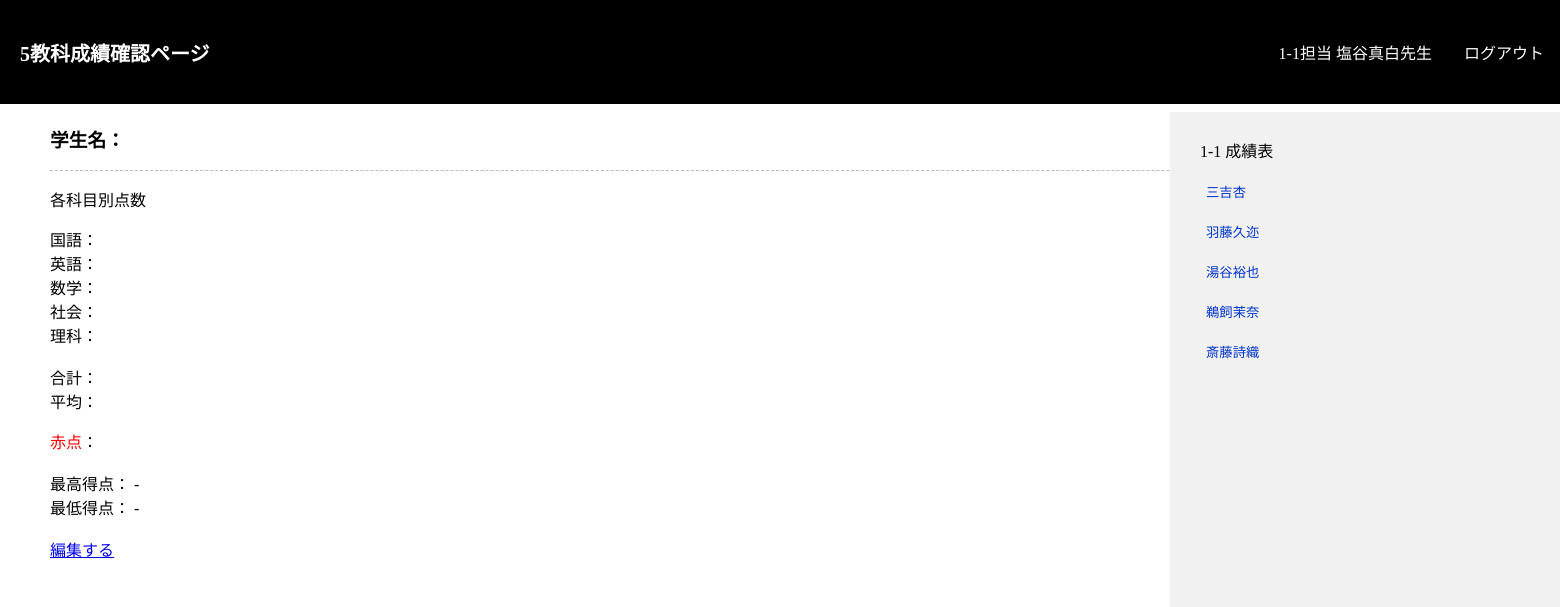
Page /check/data.php (signed in) on the committed database.
### tables this page shows
CREATE TABLE `student` (
  `id` bigint(20) UNSIGNED NOT NULL,
  `s_name` varchar(255) NOT NULL,
  `class` varchar(255) NOT NULL,
  `Japanese` int(11) DEFAULT NULL,
  `English` int(11) DEFAULT NULL,
  `Mathematicts` int(11) DEFAULT NULL,
  `Science` int(11) DEFAULT NULL,
  `Social_studies` int(11) DEFAULT NULL,
  `total` int(11) DEFAULT NULL,
  `average` int(11) DEFAULT NULL,
  `red` varchar(255) DEFAULT NULL,
  `max_sub` varchar(255) DEFAULT NULL,
  `max_score` int(11) DEFAULT NULL,
  `min_sub` varchar(255) DEFAULT NULL,
  `min_score` int(11) DEFAULT NULL
);

### func/function.php (called while the page is built, shortened)
<?php
function connect(): PDO
{
    $pdo = new PDO('mysql:host=localhost;dbname=school; charset=utf8mb4','root','');
    $pdo->setAttribute(PDO::ATTR_ERRMODE,PDO::ERRMODE_EXCEPTION);
    $pdo->setAttribute(PDO::ATTR_EMULATE_PREPARES,false);
    return $pdo;
}
function findStudent(string $class): ?array
{
    $pdo = connect();
    $sql = "SELECT * FROM student WHERE class = :class";
    $statement = $pdo->prepare($sql);
    $statement->bindValue(':class',$class,PDO::PARAM_STR);
    $statement->execute();
    $students = $statement->fetchAll(PDO::FETCH_ASSOC);
    return $students;
}
?>

### check/data.php (the view, shortened to what this page needs)
<?php declare(strict_types=1);
require "../func/function.php";
$t_name = $_SESSION['t_name'];
$class = $_SESSION['class'];
?>
<!DOCTYPE html>
<html lang="en">
<head>
    <link rel="stylesheet" href="../css/style.css">
    <link rel="stylesheet" href="../css/header.css">
</head>
<body>
    <header class="site-header">
        <div class="wrapper site-header__wrapper">
            <a href="../form/top.php" class="header-chara">5教科成績確認ページ</a>
            <nav class="nav">
                <ul class="nav__wrapper">
                    <li class="nav__item"><a href="#"><?php echo $class . "担当" ."\n". $t_name?>先生</a></li>
                    <li class="nav__item"><a href="../logout/logout.php">ログアウト</a></li>
                </ul>
            </nav>
        </div>
    </header>
    <div class="put_box">
    <h3>学生名：<?php echo $s_name ;?></h3>
        <div class="line"></div>
        <p>各科目別点数</p>
        <p>国語：<?php echo $Japanese;?><br>
        英語：<?php echo $Engilish;?><br>
        数学：<?php echo $Mathematicts;?><br>
        社会：<?php echo $Social_studies;?><br>
        理科：<?php echo $Science;?><br><br>
        合計：<?php echo $total; ?><br>
        平均：<?php echo $average ;?><br>
        <div class="red">赤点</div>：<?php echo $red;?><br><br>
        最高得点：<?php echo $max_sub ."\n-\n". $max_score ;?><br>
        最低得点：<?php echo $min_sub ."\n-\n". $min_score ;?><br><br>
    <a href="edit/edit.php">編集する</p></a>
</div>
    <?php
    $students = findStudent($class);
    $cnt_student = count($students);
    $a = 0;?>
    <div class="students">
    <?php echo $class . "\n";?>成績表<br>
    <?php for ($i=0; $i < $cnt_student ; $i++) :?>
        <form action="../check/data.php" method="POST">
        <button class="link_style" type="submit" name="num" value=<?php echo $students[$a]['id'] ?>><?php echo $students[$a]['s_name'] . "<br>";?></button><br>
        <?php $a += 1;?>
    <?php endfor; ?>
    </div>
</body>
</html>

### css/style.css (style rules this page uses)
body { list-style-type:none; margin: 0px; }
.put_box { text-align: left; background-color: rgb(255, 255, 255); padding: 2px 50px; position: relative; }
.red { color: red; display: inline-block; }
.line { border-top: 1px dashed #bbb; }
.students { position: absolute; background-color: #f1f1f1; top: 112px; padding: 20px 30px; width: 100%; height: 100%; left: 75%; line-height: 40px; }
.link_style { cursor: pointer; border: none; background: none; color: #0033cc; }

### css/header.css (style rules this page uses)
.header-chara { font-weight: bold; font-size: 20px; color:#ffffff; text-decoration: none; padding : 0px 20px; }
.site-header { position: relative; background-color: #000000; }
.site-header__wrapper { padding-top: 1rem; padding-bottom: 1rem; }
@media (min-width: 600px) { .site-header__wrapper { display: flex; justify-content: space-between; align-items: center; padding-top: 0; padding-bottom: 0; } }
@media (min-width: 600px) { .nav__wrapper { display: flex; } }
.nav__item a { display: block; padding: 1.5rem 1rem; color:#ffffff; text-decoration: none; }

### rows in the picture
student: $students[$a]['id'] 1 (drawn), s_name "三吉杏"
student: $students[$a]['id'] 2 (drawn), s_name "羽藤久迩"
student: $students[$a]['id'] 7 (drawn), s_name "湯谷裕也"
student: $students[$a]['id'] 8 (drawn), s_name "鵜飼茉奈"
student: $students[$a]['id'] 9 (drawn), s_name "斎藤詩織"

### other values in the picture
$class "1-1"
$t_name "塩谷真白"
